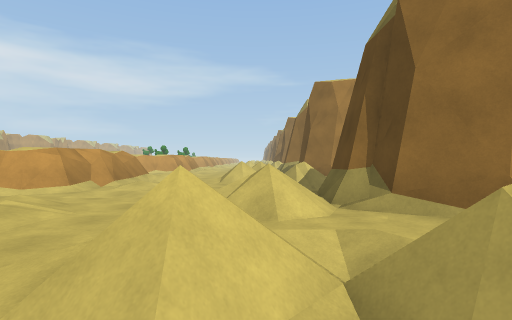
View 1 (above)

19 first-person views from a walk through a scene from a Unity 3-D project. The camera is 1.4 m above the floor, looks level and sees 80° across. The floor is counted in squares, 2 m on a side. Each view is taken from the middle of a square. On the plan, view 1 faces up. The plan holds only what a view shows up to about 10 squares ahead; the rest is blank. The place goes on beyond the plan. Some animated figures are left out.

View 2
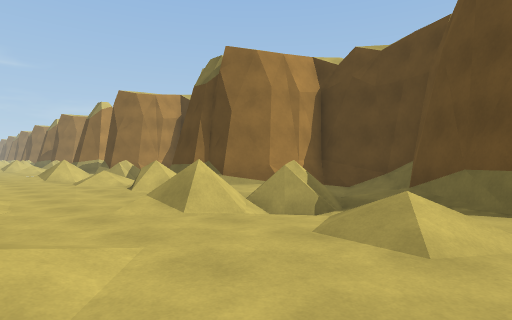

View 3
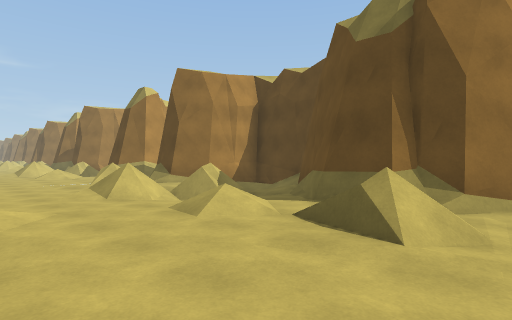

View 4
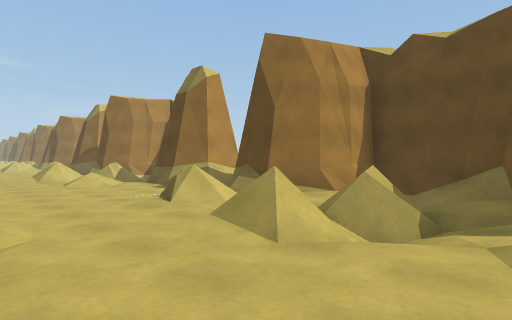

View 5
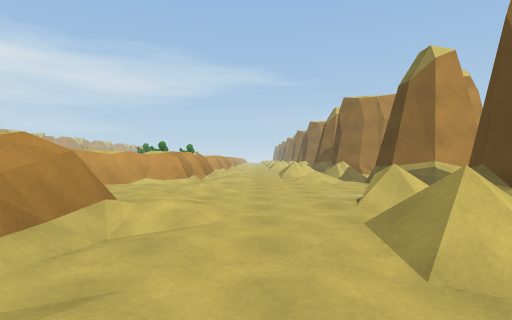

View 6
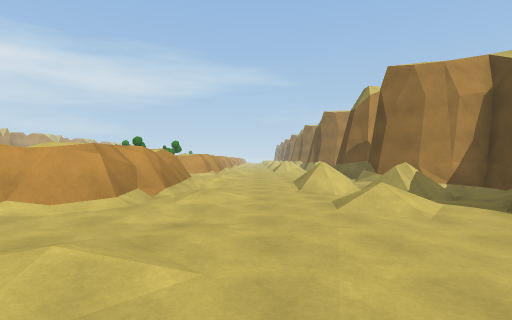

View 7
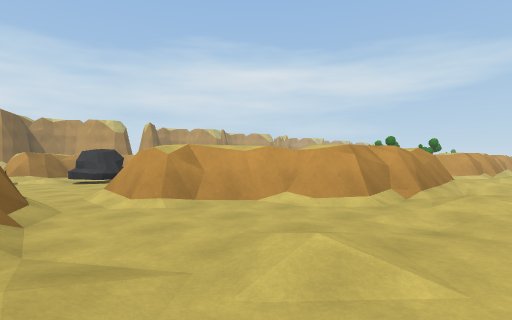

View 8
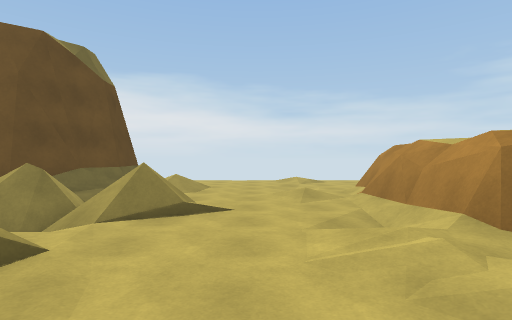

View 9
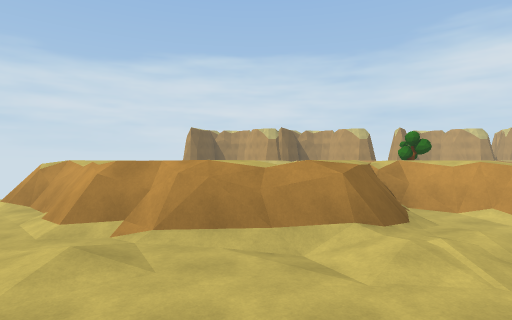

View 10
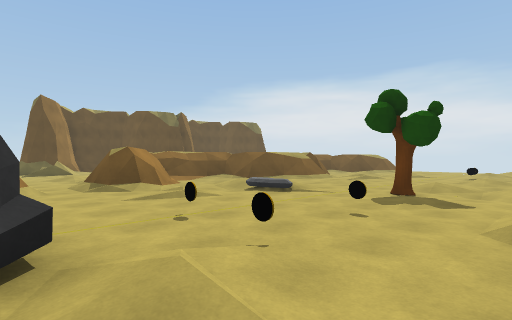

View 11
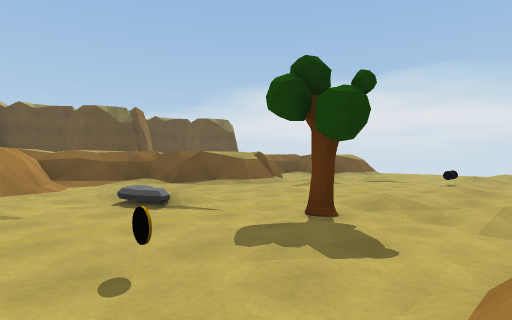

View 12
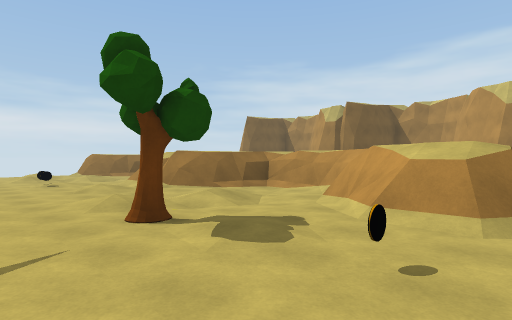

View 13
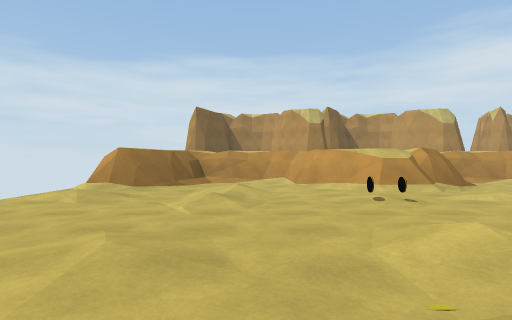

View 14
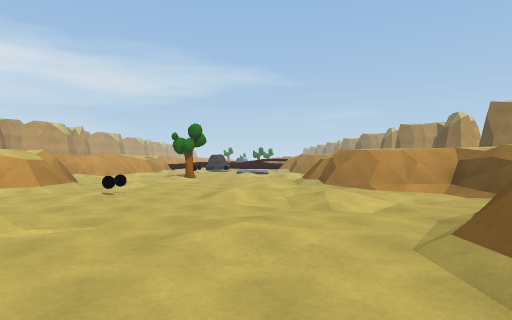

View 15
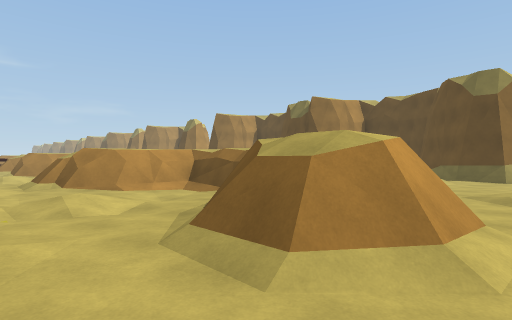

View 16
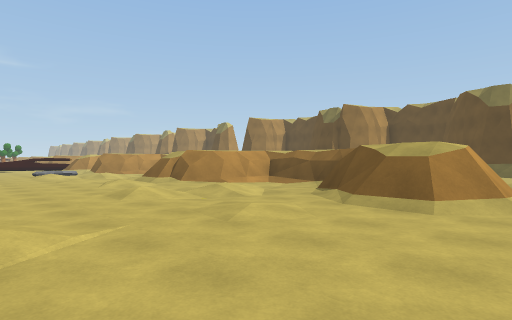

View 17
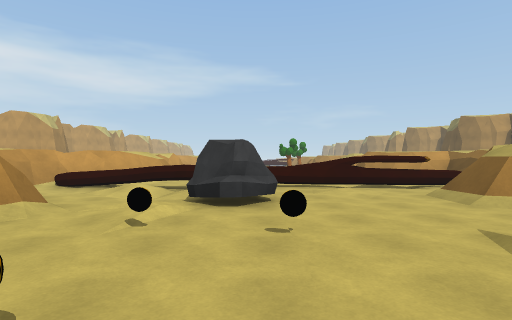

View 18
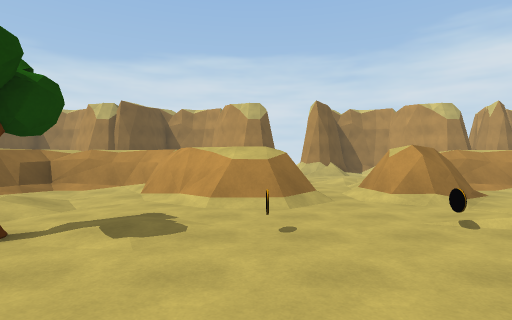

View 19
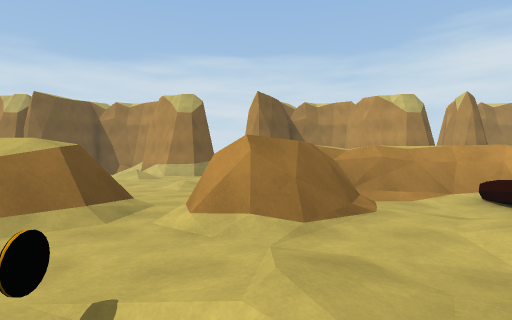

### Floor plan
Key: @ floor where view 1 was taken; # wall or solid block; . main floor; : floor 0.25 m higher than the main floor; - floor 0.25 m lower than the main floor; / step, stairs or slope; = window, fence, low wall or low ledge; ^ raised ledge; R rock; T tree; O other object.
Columns run from 22 left of view 1 to 5 right of it. Each row starts with its distance up from view 1.
 22                   ::.. /#
 21                   #:.. /###
 20       #/        /##../   /#
 19     ###..  .:: -/##..//=//#
 18     #====  ===#^ ##:..////
 17     #.-:.  .... ##/..././
 16     #...-.R...=###..../.#
 15     ###..RR...###....../#
 14   :/  #:......//...:....##
 13   ..../..OO.............#
 12   :../#/..../.### ::..=/#
 11 ..... ##.O..../####:..//###
 10 ..    #/...//-../##..///./#
  9     ###...../::-/##..//=//#
  8     #..--T......=##:..////#
  7     #.-:.:.....###/..././##
  6     #/..-.....=##/.-../.##
  5     ###/......##/.....=/#
  4       ##....:.####/:..//##
  3       #=.......####..../.##
  2      ##..O..:.../##../////##
  1     ##/....../../##..//==//#
  0     #../.......###/:..@./###
 -1     #....:..:./###..../.##
 -2     ###.......=##....../#
 -3       #/......##......./#
 -4       #/...............

Positions as (right, up) in squares from view 1, and headings:
1: (0, 0), facing up
2: (-3, -2), facing up-right
3: (-3, 3), facing up-right
4: (-3, 7), facing up-right
5: (-2, 7), facing up
6: (-2, 12), facing up
7: (-2, 12), facing up-left
8: (-2, 6), facing down
9: (0, 2), facing left
10: (-15, 15), facing down-right
11: (-15, 12), facing down-right
12: (-11, 12), facing down-left
13: (-8, 0), facing left
14: (-10, -4), facing up
15: (-10, -4), facing up-right
16: (-13, -4), facing up-right
17: (-12, 10), facing up
18: (-10, 11), facing left
19: (-12, 14), facing left
